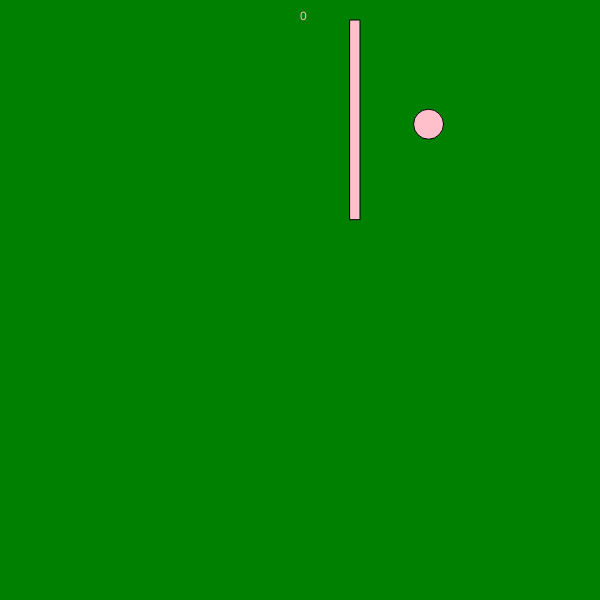
Frame 1 (no input)
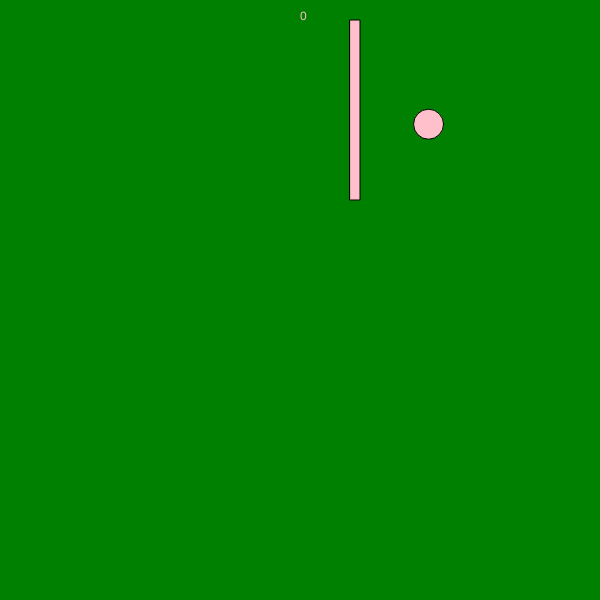
Frame 60 (no input)
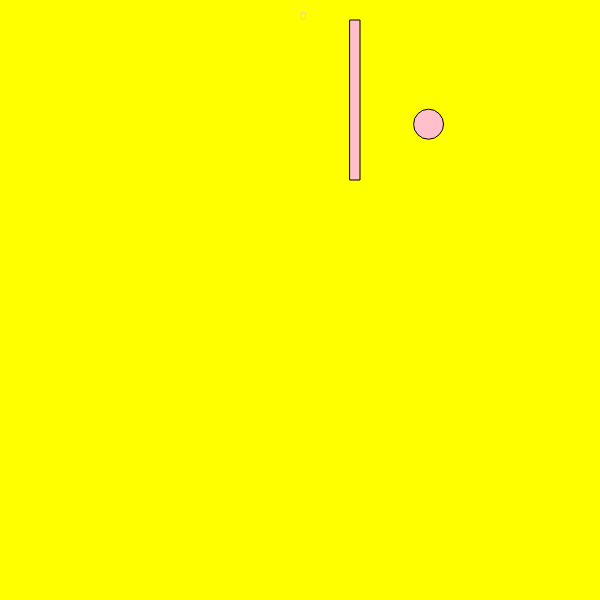
Frame 120 (the mouse pressed at the canvas centre since frame 60)

The p5.js sketch that drew these frames (run headless with seeded random() and noise() and a simulated clock; from frame 60 on, the mouse is pressed at the canvas centre):

// p5.js sketch
// ── sketch.js
// Requirements: When you click on circles, 'mousePressed()' starts working. When time is up and the game is over you can click space 'keyPressed()' and restart the game.
// For extra for experts I attempted to add text, and I'm not sure if we ever learned about adding a score in class, but I added a score to the game, a timer, and I learned about createVector() which is used to create 2D objects and 3D objects. In my case I used it to create a 2D object and it generates the circle to appear in random spots after being clicked.

//declaring variables
let object;
let player;
let rad = 15;
let timer = 10; 
let score = 0;
let gameOver = false;

//setting a duration for variables
let greenDuration = 1000;
let yellowDuration = 1000;
let redDuration = 1000;
let purpleDuration = 1000;
let blueDuration = 1000;
let pinkDuration = 1000;
let cyanDuration = 1000;
let limeDuration = 1000;
let state = "green";//initiating the state to green
let lastSwitchTime = 0; //time to last switch


function setup() {
  createCanvas(600, 600);
  object = createVector(random(width), random(height)); //setting the object's position
  fill("pink")
}

function draw() {
  //calling functions
  checkState();
  displayCorrectLight();

  player = createVector(mouseX, mouseY);// user's position based on the mouse

  if (!gameOver) {
    timer -= 1 / 60;
    ellipse(object.x, object.y, rad * 2);//creates a circle
    let length = map(timer, 0, 5, 0, 100);
    text(score, width / 2, 20); //adding the score
    rect(350, 20, 10, length);// progress/time bar

    if (timer <= 0) {
      gameOver = true; //when timer is 0, game over
    }
  } else {
    //adding text
    textSize(24);
    textAlign(CENTER, CENTER);
    text("Game Over", width / 2, height / 2 - 20);
    text("Press Space to Start over", width / 2, height / 2 + 20);
    fill("black")
  }
}

//when mouse clicks on the object, circle appears in a random spot and adds one point to score
function mousePressed() {
  if (!gameOver) {
    let dis = p5.Vector.dist(player, object);
    if (dis < rad) {
      object = createVector(random(width), random(height));
      score += 1;
    }
  }
}

//when space is pressed the game restarts
function keyPressed() {
  if (key === " ") {
    if (gameOver) {
      object.x = random(width);
      object.y = random(height);
      score = 0;
      timer = 10;
      gameOver = false;
    }
  }
}

//checking color states 
function checkState() {
  if (state === "green" && millis() > lastSwitchTime + greenDuration) {
    state = "yellow";
    lastSwitchTime = millis();
  }
  if (state === "yellow" && millis() > lastSwitchTime + yellowDuration) {
    state = "red";
    lastSwitchTime = millis();
  }
  if (state === "red" && millis() > lastSwitchTime + redDuration) {
    state = "purple";
    lastSwitchTime = millis();
  }
  if (state === "purple" && millis() > lastSwitchTime + redDuration) {
    state = "blue";
    lastSwitchTime = millis();
  }
  if (state === "blue" && millis() > lastSwitchTime + redDuration) {
    state = "pink";
    lastSwitchTime = millis();
  }
  if (state === "pink" && millis() > lastSwitchTime + redDuration) {
    state = "cyan";
    lastSwitchTime = millis();
  }
  if (state === "cyan" && millis() > lastSwitchTime + redDuration) {
    state = "lime";
    lastSwitchTime = millis();
  }
  if (state === "lime" && millis() > lastSwitchTime + redDuration) {
    state = "green";
    lastSwitchTime = millis();
  }
}

//checks the state and displays the corect color
function displayCorrectLight() {
  if (state === "green") {
    background("green");
  } else if (state === "yellow") {
    background("yellow");
  } else if (state === "purple") {
    background("purple");
  } else if (state === "blue") {
    background("blue");
  } else if (state === "pink") {
    background("pink");
  } else if (state === "cyan") {
    background("cyan");
  } else if (state === "lime") {
    background("lime");
  }
}
